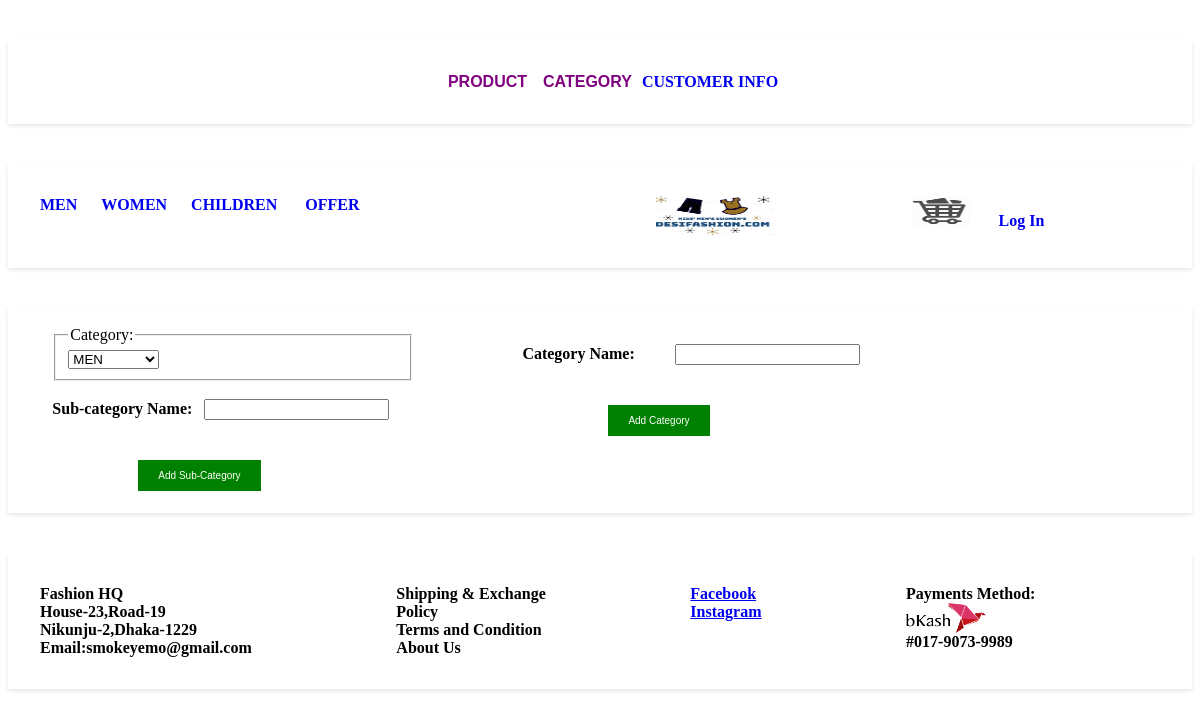
The page /addcategory.php on the database its author committed.
### tables this page shows
CREATE TABLE `category` (
  `ct_id` int(10) NOT NULL,
  `ct_name` varchar(100) NOT NULL
);

### db.php (called while the page is built, shortened)
<?php
class DB
{
	public function DB()
	{
		$this->host = "localhost";
		$this->user = "root";
		$this->pass = "";
		$this->dbname = "test";
		$this->con = mysqli_connect($this->host,$this->user,$this->pass,$this->dbname);
	}
}
?>

### index_model.php (called while the page is built, shortened)
<?php
require_once('db.php');
class IndexModel extends DB
{
	public function GetCategory()
	{
		$q = "select * from category";
		$r = mysqli_query($this->con,$q);
		return $r;
	}
}

### addcategory.php (the view, shortened to what this page needs)
<?php
require_once("home.php");
Home::headeradmin();
Home::header();
?>
<form action="insertproduct.php" method="POST">
<div class="container2">
<section>
<section>
<div class="grid2">
<br/>
<fieldset>
<legend>Category:</legend>
<select name="cat_id">
<?php
		$indObj = new IndexModel();
		$rs = $indObj->GetCategory();
		while($d = mysqli_fetch_assoc($rs))
		{
			echo "<option value='".$d['ct_id']."'>".$d['ct_name']."</option>";
		}
?>
</select>
</fieldset>
<br/>
<b>Sub-category Name:&nbsp;&nbsp;
<b/><input type="text" name="addsubcatname" /><br/>
<br/>
<br/>
<input type="submit" class="button" name="addSubCat" value="Add Sub-Category"/>
<br/>
<br/>
</div>
</section>
<div class="grid45">
<br/>
<br/>
<b>Category Name:<b/>&nbsp;&nbsp;&nbsp;&nbsp;&nbsp;&nbsp;
&nbsp;&nbsp;&nbsp;<input type="text" name="addcat2" /><br/>
<br/>
<br/>
<input type="submit" class="button" name="addCat" value="Add Category"/>
</div>
</div>
</form>
<?php
Home::Footer();
?>

### home.php (shortened to what this page needs)
<?php
require_once('index_model.php');
class Home
{
	public static function Header($title="")
	{
	?>
		<html>
		<head><title>DesiFashion.com</title>
		<link rel="stylesheet" type="text/css" href="style.css"/>
		<link rel="stylesheet" type="text/css" href="style2.css"/>
		</head>
		<body>
		<div class="container">
		<section>
		<div class="menu">
		<?php
			$indObj = new IndexModel();
			$rs = $indObj->GetCategory();
			while($d = mysqli_fetch_assoc($rs))
			{
				echo "<a href='".$d["ct_name"].".php' style='text-decoration:none;'><span>".$d["ct_name"]."</span></a> &nbsp &nbsp &nbsp";
			}
		?>
		<a href="offer.php" style="text-decoration:none;"><span>OFFER</span></a>  &nbsp &nbsp &nbsp
		</div>
		<div class="grid3">
		<?php
		if($_SESSION['ut_id']==1)
		{
			echo "<a href='admin.php'><img src='HomepageIMG/logo.png' width='120px' height='40px'/></a>";
		}
		else
		{
			echo "<a href='index.php'><img src='HomepageIMG/logo.png' width='120px' height='40px'/></a>";
		}
		?>
		</div>
		<div class="grid4">
		<a href="cart.php" style="text-decoration:none;"><img src="HomepageIMG/cart.png" width="60px" height="30px"/></a> &nbsp  &nbsp  &nbsp
		<?php
		if(isset($_SESSION['uname'])!="" && $_SESSION['uid']!="" && $_SESSION['ut_id']!="")
		{
			echo "
			<div class='dropdown'>
			<button class='dropbtn'>".$_SESSION['uname']."</button>
			<div class='dropdown-content'>
			<a href='logout.php'>Log Out</a>
			</div>
			</div>";
		}
		else
		{
			echo "<a href='login.php' style='text-decoration:none;'><b>Log In</b> </a>";
		}
		?>
		</div>
		</section>
		</div>
		<?php
	}
	public static function headeradmin()
	{
		?>
		<html>
		<head><title>DesiFashion.com</title>
		<link rel="stylesheet" type="text/css" href="style.css"/>
		<link rel="stylesheet" type="text/css" href="style2.css"/>
		</head>
		<body>
		<div class="container">
		<section>
		<div class="menu2">
		<div class="dropdown">
		  <button class="dropbtn">Product</button>
		</div>
		<div class="dropdown">
		  <button class="dropbtn">Category</button>
		</div>
		<a href="customerinfo.php" style="text-decoration:none;">CUSTOMER INFO</a>
		</div>
		</section>
		</div>
		<?php
	}
	?>
		<?php
	public static function Footer()
	{
	?>
		<div class="footer">
		<section>
		<div class="grid1">
		<h>Fashion HQ</h><br/>
		<h>House-23,Road-19</h><br/>
		<h>Nikunju-2,Dhaka-1229</h><br/>
		<h>Email:smokeyemo@gmail.com</h>
		</div>
		<div class="gird2">
		<h>Shipping & Exchange</h><br/>
		<h>Policy</h><br/>
		<h>Terms and Condition</h><br/>
		<h>About Us</h>
		</div>
		<div class="grid3">
		<a href="https://www.facebook.com"><h>Facebook</h></a><br/>
		<a href="https://www.instagram.com/"><h>Instagram<h></a>
		</div>
		<div class ="grid4">
		Payments Method:</br>
		<img src="HomepageIMG/bkash.png" width="80px" height="30px"/></br>
		#017-9073-9989
		</div>
		</section>
		</div>
		</body>
		</html>
		<?php
	}
}

### style.css (style rules this page uses)
section { display: grid; grid-template-columns: auto auto auto auto; grid-gap: 20px; padding:40 px 0; }
.container { max-width:100%; max-height:40 px; margin: 40px auto; padding: 32px; background: white; box-shadow: 0 2px 4px rgba(0, 0, 0, 0.1); }
.footer { max-width:100%; max-height:50 px; margin: 40px auto; padding: 32px; background: white; box-shadow: 0 2px 4px rgba(0, 0, 0, 0.1); }
.menu { text-decoration:none; text-transform:uppercase; color:black; font-weight:bold; font-size:16px; grid-column-start: 1; grid-column-end: 2; }
.menu2 { text-decoration:none; text-transform:uppercase; color:black; font-weight:bold; font-size:16px; grid-column-start: 3; grid-column-end: 4; }
.container2 { max-width:100%; margin: 0 px auto; padding: 32 px auto; background: white; box-shadow: 0 2px 4px rgba(0, 0, 0, 0.1); }
.grid4 { grid-column-start: 4; grid-column-end: 4; }
.grid1 { grid-column-start: 1; grid-column-end: 1; }
.grid2 { grid-column-start: 2; grid-column-end: 2; }
.grid3 { grid-column-start: 3; grid-column-end: 3; }
.grid45 { grid-column-start: 1; grid-column-end: 5; }
.dropbtn { text-decoration:none; text-transform:uppercase; color:purple; font-weight:bold; font-size:16px; background-color: white; border: none; }
.dropdown { position: relative; display: inline-block; }
.button { background-color: green; border: none; color: white; padding: 10px 20px; text-align: center; text-decoration: none; display: inline-block; font-size: 10px; margin: 4px 2px; cursor: pointer; }

### style2.css (style rules this page uses)
section { display: grid; grid-template-columns: auto auto auto auto; grid-gap: 20px; padding:40 px 0; }
.container2 { max-width:100%; max-height:40 px; }
.grid1 { grid-column-start: 1; grid-column-end: 1; }
.grid2 { grid-column-start: 2; grid-column-end: 2; }
.grid3 { grid-column-start: 3; grid-column-end: 3; }
.grid4 { grid-column-start: 4; grid-column-end: 4; }
.container { max-width:100%; max-height:40 px; margin: 40px auto; padding: 32px; background: white; box-shadow: 0 2px 4px rgba(0, 0, 0, 0.1); }

### rows shown on the page
category: ct_name "MEN"
category: ct_name "WOMEN"
category: ct_name "CHILDREN"

### other values the page prints
form field cat_id "MEN"
